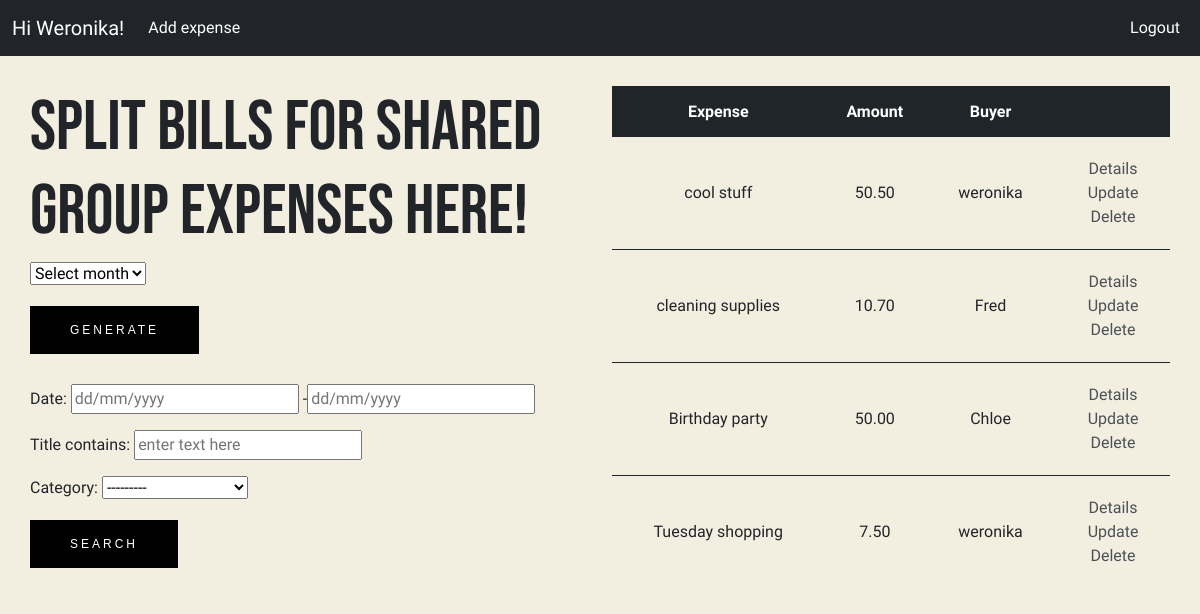
Page / (signed in) on the earlier database version.
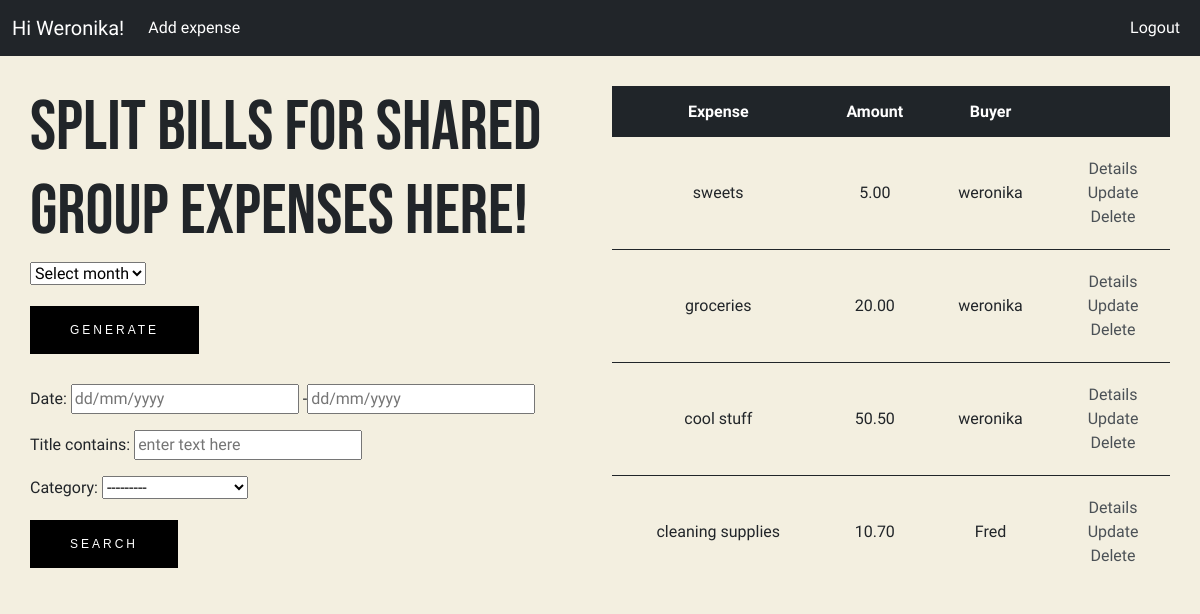
Same page on the later database version.
### expense_list/models.py (models this page shows, shortened)
class Category(models.Model):
    title = models.CharField(max_length=50, null=True, blank=False)
    def __str__(self):
        return self.title

class Expense(models.Model):
    user = models.ForeignKey(User, on_delete=models.CASCADE, null=True, blank=True)
    title = models.CharField(max_length=200, null= False, blank=False, default='title')
    amount = models.DecimalField(max_digits=8, decimal_places=2)
    description = models.TextField(null=False, blank=True, default='text')
    date = models.DateTimeField(default=timezone.now)
    category = models.ForeignKey(Category, on_delete=models.CASCADE)
    class Meta:
        ordering = ['-date']

### expense_list/views.py (the view)
# urls.py: path('', ExpenseList.as_view(), name='expenselist'),
class ExpenseList(LoginRequiredMixin, ListView):
    model = Expense
    context_object_name = 'expenses'
    def get_context_data(self, *args, **kwargs):
        context = super().get_context_data(**kwargs)
        expenses = Expense.objects.all()
        expense_filter = ExpenseFilter(expenses)
        myFilter = ExpenseFilter(self.request.GET, queryset = expenses)
        expenses = myFilter.qs
        context = {'myFilter': ExpenseFilter(), 'expenses':expenses}
        return context

### expense_list/templates/expense_list/expense_list.html (shortened to what this page needs)
{% extends 'expense_list/main.html' %}
{% block content %}
<nav class="navbar navbar-expand-lg navbar-dark bg-dark sticky-top">
  <div class="container-fluid">
    <a class="navbar-brand">Hi {{request.user|title}}!</a>
    <div class="collapse navbar-collapse" id="navbarNav">
      <ul class="navbar-nav me-auto">
        <li class="nav-item">
          <a class="nav-link active" href="{% url 'expensecreate' %}">Add expense</a>
        </li>
      </ul>
      <ul class="navbar-nav ms-auto">
        {% if request.user.is_authenticated %}
        <li class="nav-item">
          <a class="nav-link active" href = "{% url 'logout' %}">Logout</a>
        </li>
          {% else %}
        <li class="nav-item">
          <a class="nav-link active" href = "{% url 'login' %}">Login</a>
        </li>
        {% endif %}
      </ul>
    </div>
  </div>
</nav>
<div class="container-fluid padding">
    <div class="row">
        <div class="col-md-6 col-12-xsmall list">
            <h1>Split bills for shared group expenses here!</h1>
            <form action="{% url 'expensesummary' %}">
            <div class="dropdown">
                <select name="q">
                <div class="dropdown-title"><option disabled selected>Select month</option></div>
                </select>
            </div>
                <div>
                  <button class = "submit-btn" type="submit">Generate</button>
                </div>
            </form>
            <div class="filterform">
                 <form class="form-inline" method="GET">
                {{ myFilter.form.as_p }}
                <button class="regular-btn" type="submit">Search</button>
                </form>
            </div>
        </div>
        <div class="col-md-6 col-12-xsmall list">
            <table>
            <tr>
            <th>Expense</th>
            <th>Amount</th>
            <th>Buyer</th>
            <th></th>
            </tr>
            {% for expense in expenses %}
            <tr>
                <td>{{expense.title}}</td>
                <td>{{expense.amount}}</td>
                <td>{{expense.user.username}}</td>
                <td><a href = "{% url 'expensedetail' expense.id %}">Details</a>
                <br><a href = "{% url 'expenseupdate' expense.id %}">Update</a>
                <br><a href = "{% url 'expensedelete' expense.id %}">Delete</a></td>
            </tr>
            {% empty %}
            <td><h3>No items here!</h3></td>
            </table>
            {% endfor %}
        </div>
    </div>
</div>
{% endblock content %}

### expense_list/templates/expense_list/main.html (shortened to what this page needs)
<!DOCTYPE html>
<html lang="en">
<head>
<link href="https://cdn.jsdelivr.net/npm/bootstrap@5.2.3/dist/css/bootstrap.min.css" rel="stylesheet">
</head>
<body>
{% block content %}
{% endblock content %}
</body>
</html>

### expense_list/templates/expense_list/main.html (style rules this page uses)
body { background-color: #F3EFE0; font-family: 'Pontano Sans', sans-serif; }
.padding { padding: 30px; }
a { color: #4b5156; text-decoration: none; }
table { border-collapse: collapse; border-spacing: 50px 0; position: relative; height:100%; width:100%; }
td { padding: 20px 20px; }
tr { padding: 20px 20px; border: solid; border-width: 1px 0; border-color: #202529; text-align: center; }
th { background-color: #202529 !important; color: #ffffff; text-align: center; height: 50px !important; }
h1 { font-family: 'Bebas Neue', cursive !important; font-size: 70px; }
.regular-btn { padding: 15px 40px; background: #000; border:0; color: #fff; text-transform: uppercase; font-family: helvetica; font-size: 12px; letter-spacing: 3px; position: relative; transition: all .4s cubic-bezier(0.645, 0.045, 0.355, 1); cursor: pointer; display: block; margin-top: 20px; }
.submit-btn { padding: 15px 40px; background: #000; border:0; color: #fff; text-transform: uppercase; font-family: helvetica; font-size: 12px; letter-spacing: 3px; position: relative; transition: all .4s cubic-bezier(0.645, 0.045, 0.355, 1); cursor: pointer; display: block; margin-top: 20px; }
.submit-btn::after, .submit-btn::before { content: ""; position: absolute; top: 50%; right: 0px; transform: translateY(-50%); opacity: 0; transition: all .4s cubic-bezier(0.645, 0.045, 0.355, 1); }
.submit-btn::after { width: 30px; height: 1px; background: white; transform: translateX(-3px); margin-top: 0px; }
.submit-btn::before { content: ""; transform: rotate(-135deg) translateX(50%); width: 11px; height: 11px; background: transparent; border-left: 1px solid white; border-bottom: 1px solid white; margin-top: -1px; }
.dropdown option { padding: 15px 40px; background: #000; border:0; color: #fff; text-transform: uppercase; font-family: helvetica; font-size: 12px; letter-spacing: 3px; position: relative; transition: all .4s cubic-bezier(0.645, 0.045, 0.355, 1); cursor: pointer; display: block; margin-top: 20px; }
.list { overflow:auto; height: 500px; }
.filterform { padding-top: 30px; }

Differences in the rows shown:
no longer on this page (row unchanged): Expense: title "Birthday party", amount "50.00", user.username "Chloe"
no longer on this page (row unchanged): Expense: title "Tuesday shopping", amount "7.50", user.username "weronika"
added Expense: title "sweets", amount "5.00", user.username "weronika"
added Expense: title "groceries", amount "20.00", user.username "weronika"
